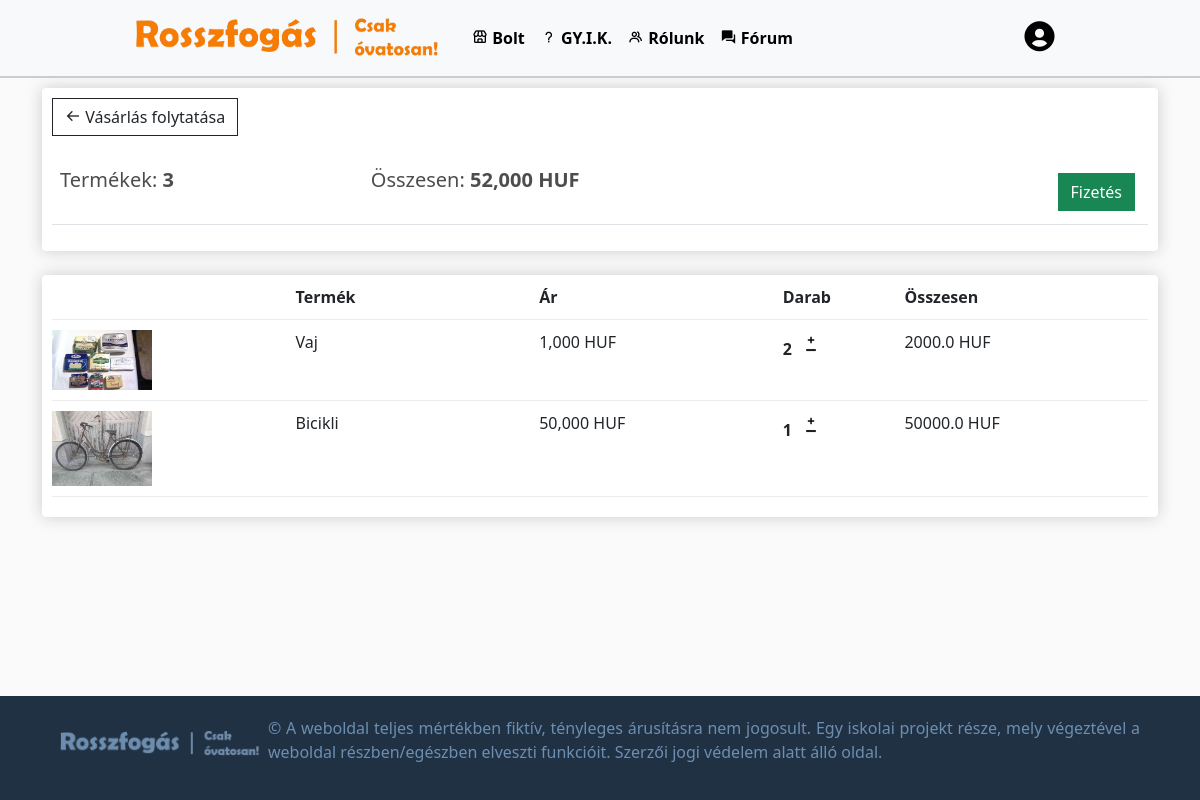
/kosar/ (signed in), run on the app's committed database.
### default/models.py (models this page shows, shortened)
class Order(models.Model):
    customer = models.ForeignKey(Customer, on_delete=models.SET_NULL, blank=True, null=True)
    date_ordered = models.DateTimeField(auto_now_add=True)
    complete = models.BooleanField(default=False, null=True, blank=True)
    transaction_id = models.CharField(max_length=200, null=True)
    @property
    def get_cart_total(self):
        orderitems = self.orderitem_set.all()
        total = sum([item.get_total for item in orderitems])
        return total
    @property
    def get_cart_items(self):
        orderitems = self.orderitem_set.all()
        total = sum([item.quantity for item in orderitems])
        return total

class OrderItem(models.Model):
    product = models.ForeignKey(Product, on_delete=models.SET_NULL, blank=True, null=True)
    order = models.ForeignKey(Order, on_delete=models.SET_NULL, blank=True, null=True)
    quantity = models.IntegerField(default=0, null=True, blank=True)
    date_added = models.DateTimeField(auto_now_add=True)
    @property
    def get_total(self):
        total = self.product.price * self.quantity
        return total

class Product(models.Model):
    KATEGORIA_CHOICES = [
        ('--válasszon--', '--Válasszon--'),
        ('autó', 'Autó'),
        ('élelmiszer', 'Élelmiszer'),
        ('egyéb', 'Egyéb'),
    ]
    customer = models.ForeignKey(Customer, on_delete=models.CASCADE, null=True, blank=True)
    name = models.CharField(max_length=50, null=True, blank=True)
    price = models.FloatField()
    description = models.TextField(max_length=80)
    feladocim = models.CharField(max_length=100, null=True, blank=True)
    feladoorszag = models.CharField(max_length=100, null=True, blank=True)
    image = models.ImageField(null=True, blank=True, upload_to='default/images/')
    kategoria = models.CharField(max_length=50, choices=KATEGORIA_CHOICES, default='--válasszon--')
    terms_checkbox = models.BooleanField(default=False)
    orderer_name = models.CharField(max_length=200, null=True, blank=True)
    orderer_phone = models.CharField(max_length=12, null=True, blank=True)
    orderer_location = models.CharField(max_length=200, null=True, blank=True)
    ordered = models.BooleanField(default=False)
    @property
    def imageURL(self):
        if self.image:
            return '/images/' + str(self.image)
        return ''

### default/views.py (the view)
# urls.py: path('kosar/', views.kosar, name="kosar"),
def kosar(request):
    if request.user.is_authenticated:
        customer = request.user.customer
        order, created = Order.objects.get_or_create(customer=customer, complete=False)
        items = order.orderitem_set.all()
    else:
        items = []
        order = {'get_cart_total':0, 'get_cart_items':0}
    context = {'items':items, 'order':order}
    return render(request, 'default/kosar.html', context)

### default/templates/default/kosar.html (shortened to what this page needs)
{% extends "default/layout.html" %}
{% load static %}
{% load humanize %}
{% block body %}
<div class="row">
    <div class="col-lg-12">
        <div class="box-element">
            <a class="btn btn-outline-dark" href="{% url 'shop' %}"><i class='bx bx-arrow-back' ></i> Vásárlás folytatása</a>
            <br>
            <br>
            <table class="table">
                <tr>
                    <th><h5>Termékek: <strong>{{order.get_cart_items}}</strong></h5></th>
                    <th><h5>Összesen: <strong>{{order.get_cart_total|floatformat:0|intcomma}} HUF</strong></h5></th>
                    <th>
                        <a style="float: right; margin: 5px;" class="btn btn-success" href="{% url 'checkout' %}">Fizetés</a>
                    </th>
                </tr>
            </table>
        </div>
        <br>
        <div class="box-element">
            <div class="cart-row">
                <div style="flex:2"></div>
                <div style="flex:2"><strong>Termék</strong></div>
                <div style="flex:2"><strong>Ár</strong></div>
                <div style="flex:1"><strong>Darab</strong></div>
                <div style="flex:2"><strong>Összesen</strong></div>
            </div>
            {% for item in items %}
            <div class="cart-row">
                <div style="flex:2"><img class="row-image" src="{{item.product.imageURL}}"></div>
                <div style="flex:2">{{item.product.name}}</div>
                <div style="flex:2">{{item.product.price|floatformat:0|intcomma}} HUF</div>
                <div style="flex:1">
                    <p class="quantity">{{item.quantity}}</p>
                    <div class="quantity">
                        <img class="chg-quantity1" src="{% static  'images/plus.png' %}">
                        <img class="chg-quantity2" src="{% static  'images/minus.png' %}">
                    </div>
                </div>
                <div style="flex:2">{{item.get_total}} HUF</div>
            </div>
            {% endfor %}
        </div>
    </div>
</div>
{% endblock %}

### default/static/default/styles.css (style rules this page uses)
body { background-color: hsl(0, 0%, 98%); margin: 0; padding-bottom: 150px; }
html { position: relative; min-height: 100%; }
h1, h2, h3, h4, h5, h6 { color: hsl(0, 0%, 30%); }
.box-element { box-shadow: hsl(0, 0%, 80%) 0 0 16px; background-color: #fff; border-radius: 4px; padding: 10px; }
.col-lg-4, .col-lg-6, .col-lg-8, .col-lg-12 { margin-top: 10px; }
.btn { border-radius: 0; }
.row-image { width: 100px; }
.cart-row { display: flex; align-items: flex-stretch; padding-bottom: 10px; margin-bottom: 10px; border-bottom: 1px solid #ececec; }
.quantity { display: inline-block; font-weight: 700; padding-right: 10px; }
.chg-quantity1 { width: auto; height: 10px; cursor: pointer; display: block; margin-top: 5px; transition: 0.1s; }
.chg-quantity2 { width: auto; height: 10px; cursor: pointer; display: block; margin-top: 0px; transition: 0.1s; }

### data on the page
Order: get_cart_items "3", get_cart_total "52,000"
OrderItem: product.imageURL (picture), product.name "Vaj", product.price "1,000", quantity "2", get_total "2000.0"
OrderItem: product.imageURL (picture), product.name "Bicikli", product.price "50,000", quantity "1", get_total "50000.0"
